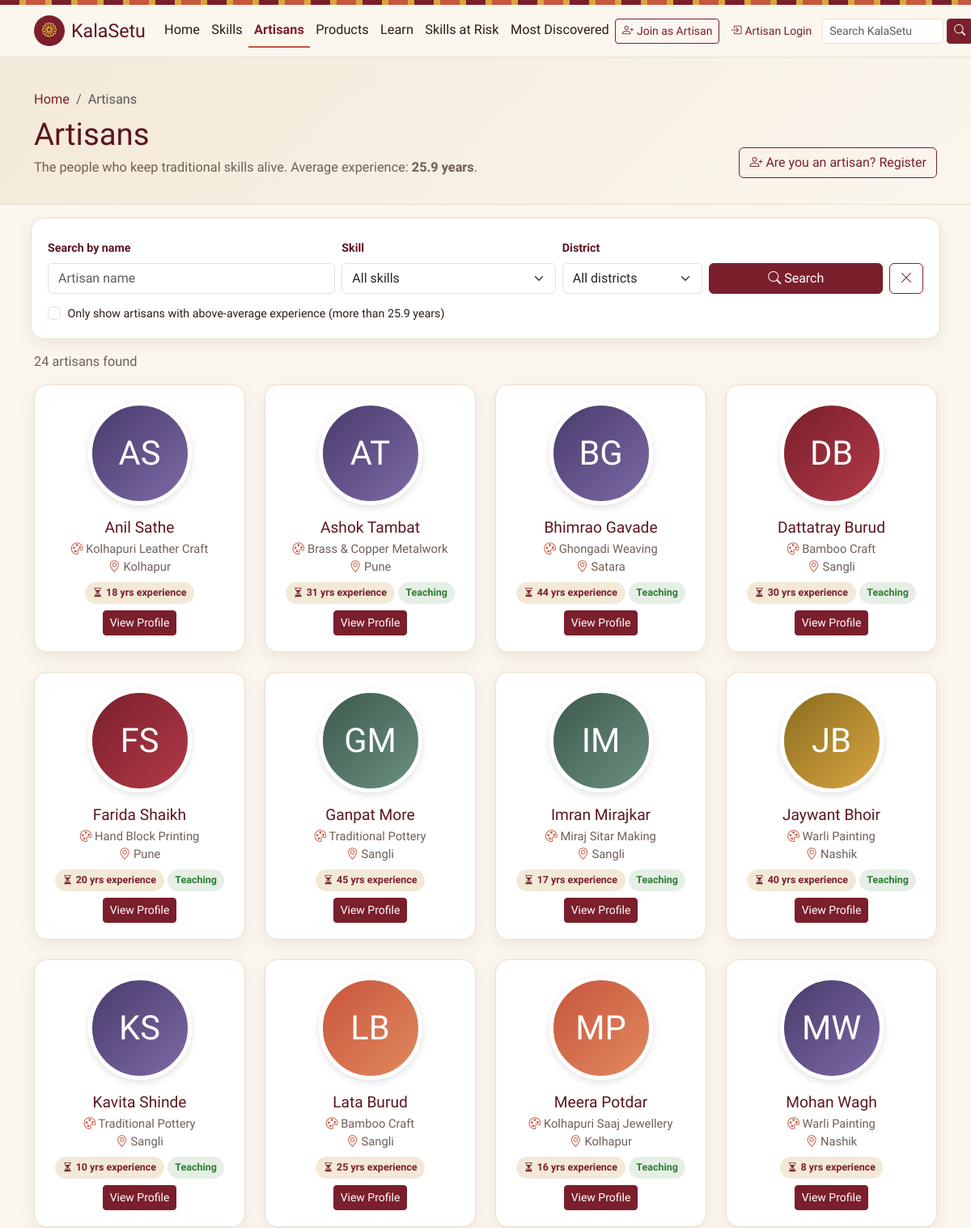
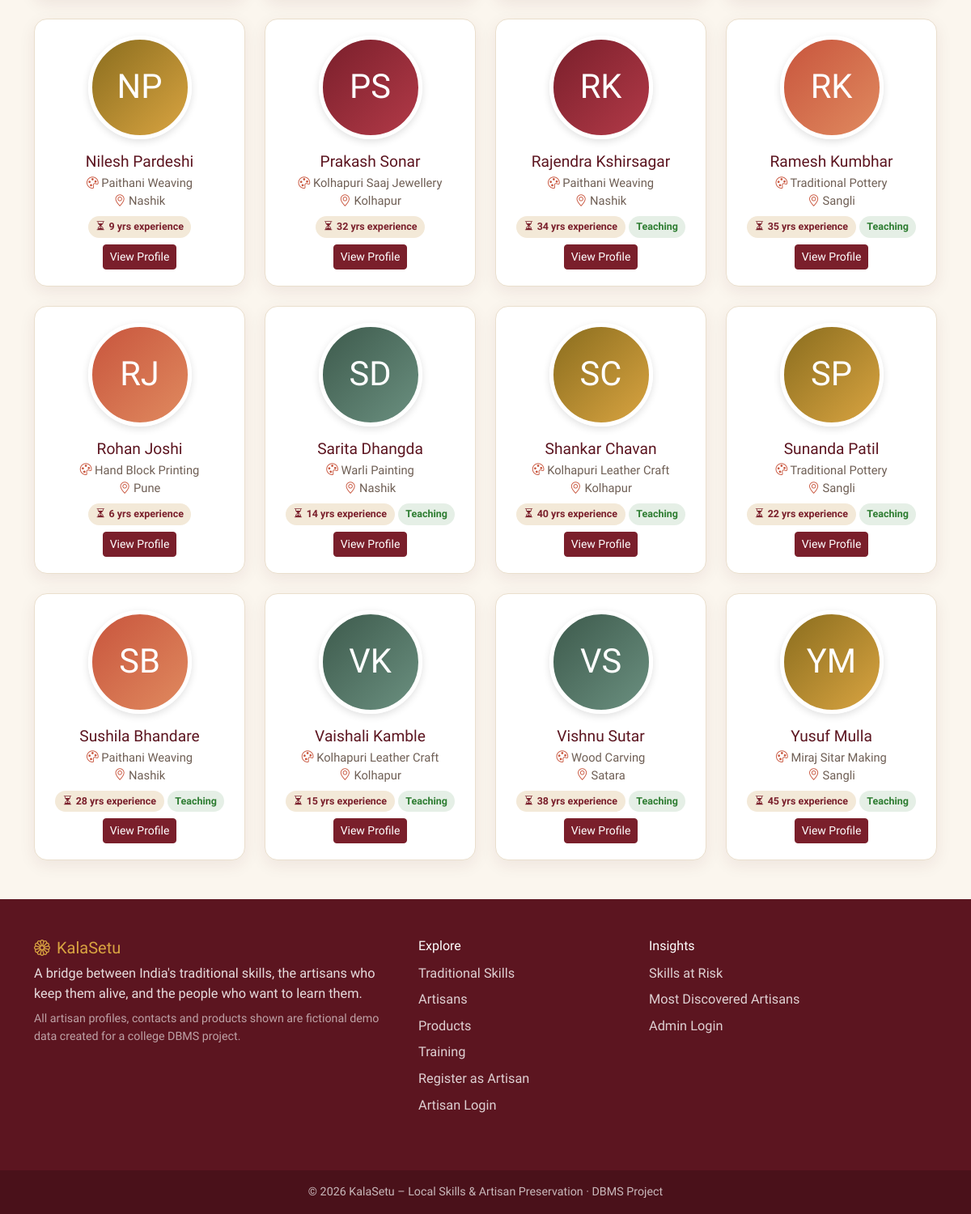
The app's page /artisans.php with its own data (2 pictures, top to bottom).
### tables this page shows
CREATE TABLE artisans (
    artisan_id          INT PRIMARY KEY AUTO_INCREMENT,
    skill_id            INT NOT NULL,
    artisan_name        VARCHAR(150) NOT NULL,
    age                 INT,
    experience          INT,
    bio                 TEXT,
    contact             VARCHAR(100),
    accepts_apprentices BOOLEAN DEFAULT FALSE,
    profile_image       VARCHAR(255),
    CONSTRAINT fk_artisan_skill FOREIGN KEY (skill_id)
        REFERENCES skills(skill_id)
        ON UPDATE CASCADE ON DELETE RESTRICT
);

CREATE TABLE skills (
    skill_id    INT PRIMARY KEY AUTO_INCREMENT,
    district_id INT NOT NULL,
    skill_name  VARCHAR(150) NOT NULL,
    category    VARCHAR(100) NOT NULL,
    description TEXT,
    CONSTRAINT fk_skill_district FOREIGN KEY (district_id)
        REFERENCES districts(district_id)
        ON UPDATE CASCADE ON DELETE RESTRICT
);

CREATE TABLE districts (
    district_id   INT PRIMARY KEY AUTO_INCREMENT,
    district_name VARCHAR(100) NOT NULL,
    state         VARCHAR(100) NOT NULL
);

### artisans.php (the view, shortened to what this page needs)
<?php
require 'config/database.php';
require 'includes/functions.php';
$root = '';
$q          = trim($_GET['q'] ?? '');
$experienced = isset($_GET['experienced']);
$where  = [];
$params = [];
$sql = "
    SELECT a.artisan_id, a.artisan_name, a.experience, a.profile_image, a.accepts_apprentices,
           s.skill_name, d.district_name
    FROM artisans a
    INNER JOIN skills s    ON a.skill_id = s.skill_id
    INNER JOIN districts d ON s.district_id = d.district_id
    " . ($where ? 'WHERE ' . implode(' AND ', $where) : '') . "
    ORDER BY a.artisan_name";
$stmt = $pdo->prepare($sql);
$stmt->execute($params);
$artisans = $stmt->fetchAll();
$avgExperience = (float) $pdo->query('SELECT AVG(experience) FROM artisans')->fetchColumn();
include 'includes/header.php';
?>
<section class="page-header">
    <div class="container">
        <nav aria-label="breadcrumb"><ol class="breadcrumb mb-2"><li class="breadcrumb-item"><a href="index.php">Home</a></li><li class="breadcrumb-item active" aria-current="page">Artisans</li></ol></nav>
        <div class="d-flex justify-content-between align-items-end flex-wrap gap-3">
            <div>
                <h1>Artisans</h1>
                <p class="text-muted-ks mb-0">The people who keep traditional skills alive. Average experience: <strong><?= number_format($avgExperience, 1) ?> years</strong>.</p>
            </div>
            <a href="register.php" class="btn btn-outline-maroon"><i class="bi bi-person-plus me-1"></i>Are you an artisan? Register</a>
        </div>
    </div>
</section>
<div class="container mt-4">
    <form class="filter-bar row g-2 align-items-end" method="get">
        <div class="col-md-4">
            <label for="q" class="form-label small">Search by name</label>
            <input type="text" id="q" name="q" class="form-control" placeholder="Artisan name" value="<?= e($q) ?>" maxlength="100">
        </div>
        <div class="col-6 col-md-3">
            <label for="skill" class="form-label small">Skill</label>
            <select id="skill" name="skill" class="form-select" data-autosubmit>
                <option value="">All skills</option>
            </select>
        </div>
        <div class="col-6 col-md-2">
            <label for="district" class="form-label small">District</label>
            <select id="district" name="district" class="form-select" data-autosubmit>
                <option value="">All districts</option>
            </select>
        </div>
        <div class="col-md-3 d-flex gap-2">
            <button class="btn btn-maroon flex-grow-1" type="submit"><i class="bi bi-search me-1"></i>Search</button>
            <a href="artisans.php" class="btn btn-outline-maroon" title="Clear filters" aria-label="Clear filters"><i class="bi bi-x-lg"></i></a>
        </div>
        <div class="col-12">
            <div class="form-check mt-1">
                <input class="form-check-input" type="checkbox" name="experienced" id="experienced" value="1" <?= $experienced ? 'checked' : '' ?> onchange="this.form.submit()">
                <label class="form-check-label small" for="experienced">Only show artisans with above-average experience (more than <?= number_format($avgExperience, 1) ?> years)</label>
            </div>
        </div>
    </form>
    <p class="text-muted-ks mt-3 mb-3"><?= count($artisans) ?> artisan<?= count($artisans) === 1 ? '' : 's' ?> found</p>
    <div class="row g-4">
        <?php foreach ($artisans as $a): ?>
        <div class="col-sm-6 col-lg-4 col-xl-3">
            <div class="ks-card text-center">
                <div class="card-body d-flex flex-column align-items-center">
                    <?= artisan_avatar($a, $root, 'lg') ?>
                    <h2 class="card-title h5 mt-3 mb-1"><?= e($a['artisan_name']) ?></h2>
                    <div class="meta-line"><i class="bi bi-palette"></i> <?= e($a['skill_name']) ?></div>
                    <div class="meta-line"><i class="bi bi-geo-alt"></i> <?= e($a['district_name']) ?></div>
                    <div class="d-flex gap-1 flex-wrap justify-content-center my-2">
                        <span class="ks-badge"><i class="bi bi-hourglass-split"></i><?= (int) $a['experience'] ?> yrs experience</span>
                        <?php if ($a['accepts_apprentices']): ?><span class="ks-badge green">Teaching</span><?php endif; ?>
                    </div>
                    <a href="artisan_details.php?id=<?= (int) $a['artisan_id'] ?>" class="btn btn-sm btn-maroon mt-auto">View Profile</a>
                </div>
            </div>
        </div>
        <?php endforeach; ?>
    </div>
</div>
<?php include 'includes/footer.php'; ?>

### includes/functions.php (shortened to what this page needs)
<?php
function e($value): string
{
    return htmlspecialchars((string) $value, ENT_QUOTES, 'UTF-8');
}
function initials(string $name): string
{
    $parts = preg_split('/\s+/', trim($name));
    $first = mb_substr($parts[0] ?? '', 0, 1);
    $last  = count($parts) > 1 ? mb_substr(end($parts), 0, 1) : '';
    return mb_strtoupper($first . $last);
}
function artisan_avatar(array $a, string $root, string $size = ''): string
{
    $cls = 'avatar' . ($size ? ' avatar-' . $size : '');
    $tone = ((int) ($a['artisan_id'] ?? 0)) % 5;
    return '<div class="' . $cls . ' avatar-tone-' . $tone . '" aria-hidden="true">' . e(initials($a['artisan_name'])) . '</div>';
}

### records on screen
artisans: artisan_name "AS", artisan_name "Anil Sathe", skill.skill_name "Kolhapuri Leather Craft", districts.district_name "Kolhapur", experience "18"
artisans: artisan_name "AT", artisan_name "Ashok Tambat", skill.skill_name "Brass & Copper Metalwork", districts.district_name "Pune", experience "31", accepts_apprentices "Teaching"
artisans: artisan_name "BG", artisan_name "Bhimrao Gavade", skill.skill_name "Ghongadi Weaving", districts.district_name "Satara", experience "44", accepts_apprentices "Teaching"
artisans: artisan_name "DB", artisan_name "Dattatray Burud", skill.skill_name "Bamboo Craft", districts.district_name "Sangli", experience "30", accepts_apprentices "Teaching"
artisans: artisan_name "FS", artisan_name "Farida Shaikh", skill.skill_name "Hand Block Printing", districts.district_name "Pune", experience "20", accepts_apprentices "Teaching"
artisans: artisan_name "GM", artisan_name "Ganpat More", skill.skill_name "Traditional Pottery", districts.district_name "Sangli", experience "45"
artisans: artisan_name "IM", artisan_name "Imran Mirajkar", skill.skill_name "Miraj Sitar Making", districts.district_name "Sangli", experience "17", accepts_apprentices "Teaching"
artisans: artisan_name "JB", artisan_name "Jaywant Bhoir", skill.skill_name "Warli Painting", districts.district_name "Nashik", experience "40", accepts_apprentices "Teaching"
artisans: artisan_name "KS", artisan_name "Kavita Shinde", skill.skill_name "Traditional Pottery", districts.district_name "Sangli", experience "10", accepts_apprentices "Teaching"
artisans: artisan_name "LB", artisan_name "Lata Burud", skill.skill_name "Bamboo Craft", districts.district_name "Sangli", experience "25"
artisans: artisan_name "MP", artisan_name "Meera Potdar", skill.skill_name "Kolhapuri Saaj Jewellery", districts.district_name "Kolhapur", experience "16", accepts_apprentices "Teaching"
artisans: artisan_name "MW", artisan_name "Mohan Wagh", skill.skill_name "Warli Painting", districts.district_name "Nashik", experience "8"
artisans: artisan_name "NP", artisan_name "Nilesh Pardeshi", skill.skill_name "Paithani Weaving", districts.district_name "Nashik", experience "9"
artisans: artisan_name "PS", artisan_name "Prakash Sonar", skill.skill_name "Kolhapuri Saaj Jewellery", districts.district_name "Kolhapur", experience "32"
artisans: artisan_name "RK", artisan_name "Rajendra Kshirsagar", skill.skill_name "Paithani Weaving", districts.district_name "Nashik", experience "34", accepts_apprentices "Teaching"
artisans: artisan_name "RK", artisan_name "Ramesh Kumbhar", skill.skill_name "Traditional Pottery", districts.district_name "Sangli", experience "35", accepts_apprentices "Teaching"
artisans: artisan_name "RJ", artisan_name "Rohan Joshi", skill.skill_name "Hand Block Printing", districts.district_name "Pune", experience "6"
artisans: artisan_name "SD", artisan_name "Sarita Dhangda", skill.skill_name "Warli Painting", districts.district_name "Nashik", experience "14", accepts_apprentices "Teaching"
artisans: artisan_name "SC", artisan_name "Shankar Chavan", skill.skill_name "Kolhapuri Leather Craft", districts.district_name "Kolhapur", experience "40", accepts_apprentices "Teaching"
artisans: artisan_name "SP", artisan_name "Sunanda Patil", skill.skill_name "Traditional Pottery", districts.district_name "Sangli", experience "22", accepts_apprentices "Teaching"
artisans: artisan_name "SB", artisan_name "Sushila Bhandare", skill.skill_name "Paithani Weaving", districts.district_name "Nashik", experience "28", accepts_apprentices "Teaching"
artisans: artisan_name "VK", artisan_name "Vaishali Kamble", skill.skill_name "Kolhapuri Leather Craft", districts.district_name "Kolhapur", experience "15", accepts_apprentices "Teaching"
artisans: artisan_name "VS", artisan_name "Vishnu Sutar", skill.skill_name "Wood Carving", districts.district_name "Satara", experience "38", accepts_apprentices "Teaching"
artisans: artisan_name "YM", artisan_name "Yusuf Mulla", skill.skill_name "Miraj Sitar Making", districts.district_name "Sangli", experience "45", accepts_apprentices "Teaching"

### other values on screen
$label "Home Skills Artisans Products Learn Skills at Risk Most Discovered"
$avgExperience "25.9"
count($artisans) "24"
